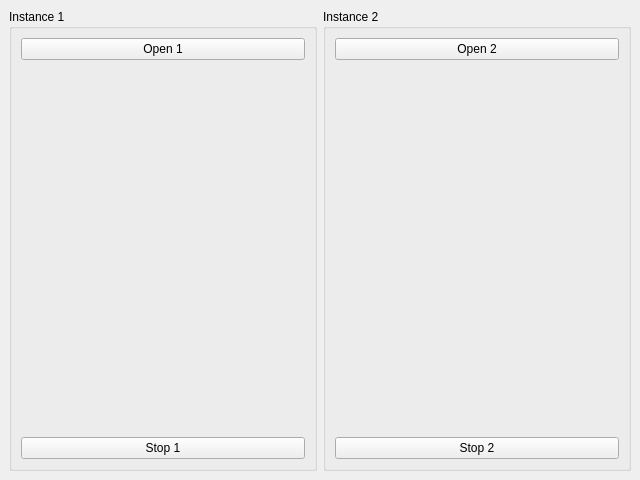
<?xml version="1.0" encoding="UTF-8"?>
<ui version="4.0">
 <class>Dual</class>
 <widget class="QMainWindow" name="Dual">
  <property name="geometry">
   <rect>
    <x>0</x>
    <y>0</y>
    <width>640</width>
    <height>480</height>
   </rect>
  </property>
  <property name="windowIcon">
   <iconset resource="../../../resources/logo.qrc">
    <normaloff>:/icons/48x48/vlc-qt.png</normaloff>:/icons/48x48/vlc-qt.png</iconset>
  </property>
  <widget class="QWidget" name="centralwidget">
   <layout class="QHBoxLayout" name="horizontalLayout">
    <item>
     <widget class="QGroupBox" name="group1">
      <property name="title">
       <string>Instance 1</string>
      </property>
      <layout class="QVBoxLayout" name="verticalLayout">
       <item>
        <widget class="QPushButton" name="open1">
         <property name="text">
          <string>Open 1</string>
         </property>
        </widget>
       </item>
       <item>
        <widget class="VlcWidgetVideo" name="video1" native="true"/>
       </item>
       <item>
        <widget class="QPushButton" name="stop1">
         <property name="text">
          <string>Stop 1</string>
         </property>
        </widget>
       </item>
      </layout>
     </widget>
    </item>
    <item>
     <widget class="QGroupBox" name="group2">
      <property name="title">
       <string>Instance 2</string>
      </property>
      <layout class="QVBoxLayout" name="verticalLayout_2">
       <item>
        <widget class="QPushButton" name="open2">
         <property name="text">
          <string>Open 2</string>
         </property>
        </widget>
       </item>
       <item>
        <widget class="VlcWidgetVideo" name="video2" native="true"/>
       </item>
       <item>
        <widget class="QPushButton" name="stop2">
         <property name="text">
          <string>Stop 2</string>
         </property>
        </widget>
       </item>
      </layout>
     </widget>
    </item>
   </layout>
  </widget>
  <action name="actionClose">
   <property name="text">
    <string>Close</string>
   </property>
  </action>
 </widget>
 <customwidgets>
  <customwidget>
   <class>VlcWidgetVideo</class>
   <extends>QWidget</extends>
   <header>../../src/widgets/WidgetVideo.h</header>
   <container>1</container>
   <slots>
    <signal>fullscreen()</signal>
    <slot>toggleFullscreen()</slot>
   </slots>
  </customwidget>
 </customwidgets>
 <resources>
  <include location="../../../resources/logo.qrc"/>
 </resources>
 <connections>
  <connection>
   <sender>actionClose</sender>
   <signal>triggered()</signal>
   <receiver>Dual</receiver>
   <slot>close()</slot>
   <hints>
    <hint type="sourcelabel">
     <x>-1</x>
     <y>-1</y>
    </hint>
    <hint type="destinationlabel">
     <x>399</x>
     <y>299</y>
    </hint>
   </hints>
  </connection>
 </connections>
</ui>
